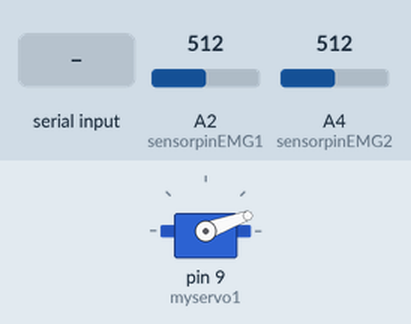
This sketch was run on a simulated Arduino Uno, built with avr-gcc and run on an emulated ATmega328P. Parts: servo. Inputs (shaded band) come from the test bench; at power-on: A2 (sensorpinEMG1) = 512, A4 (sensorpinEMG2) = 512. What the sketch prints to the serial monitor is not drawn.

Above: at 1.2 s.
1.3 s: "1\n" received over Serial
At 2.5 s:
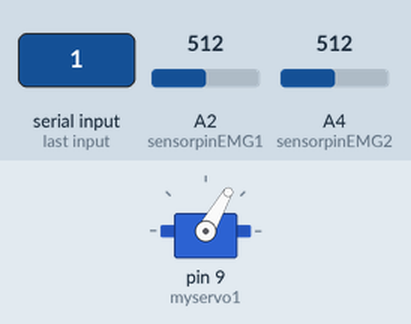
2.8 s: "2\n" received over Serial
At 3.5 s:
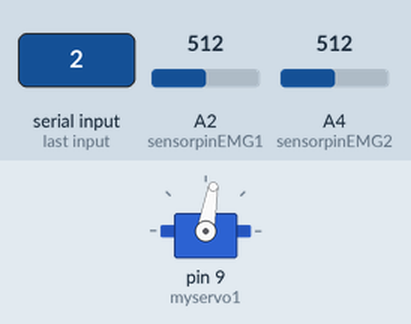
4.3 s: "3\n" received over Serial
At 4.7 s:
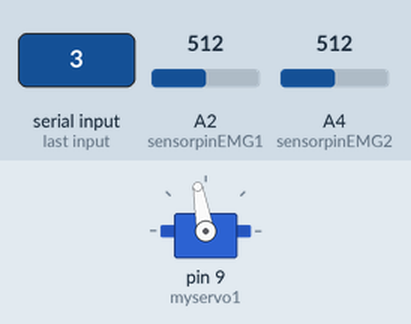
5.8 s: "90,45\n" received over Serial
At 7.1 s:
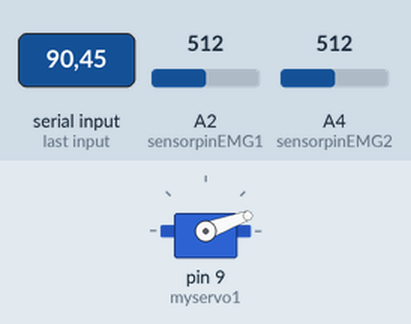
Timing chart, 0 to 8.3 s (numbered marks = the images above; inputs shaded):
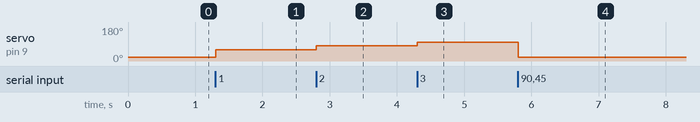

Measured:
- after the input at 1.3 s, servo on pin 9 (myservo1): 20° → 60° at once
- after the input at 2.8 s, servo on pin 9 (myservo1): 60° → 80° at once
- after the input at 4.3 s, servo on pin 9 (myservo1): 80° → 100° at once
- after the input at 5.8 s, servo on pin 9 (myservo1): 100° → 20° at once

The sketch:

EMG2_MATLAB_doigt_2_.ino
```cpp
#include <Servo.h>
Servo myservo1;


int sensorpinEMG1 = A2;    // select the input pin for the EMG 1
int sensorpinEMG2 = A4;    // select the input pin for the EMG 2
int sensorEMG1=0, sensorEMG2=0;  // variable to store the value coming from the EMG
long Mouvement=0;

void setup() {
  //Initialisation du port série à 115200bauds
  myservo1.attach(9);
  myservo1.write(20);
  Serial.begin(115200);

  pinMode(A4, INPUT);
}

void loop() {
  // read the value from the sensor:
  sensorEMG1 = analogRead(sensorpinEMG1);
  sensorEMG2 = analogRead(sensorpinEMG2);
  //Envoi de la mesure sur le port série pour traitement sur MATLAB
  Serial.print(sensorEMG1);
  Serial.print(" ");
  Serial.println(sensorEMG2);
  delay(2);
  if (Serial.available() > 0) {
    Mouvement = Serial.parseInt(SKIP_ALL);
    switch(Mouvement){
      case 0: //Ne fait rien
        break;
      case 1://Chi
        myservo1.write(60);
        break;
      case 2://Fou
        myservo1.write(80);
        break;
      case 3://Mi
        myservo1.write(100);
        break;
      default ://Do nothing
        myservo1.write(20);
        break;
    }
  }
}
```
